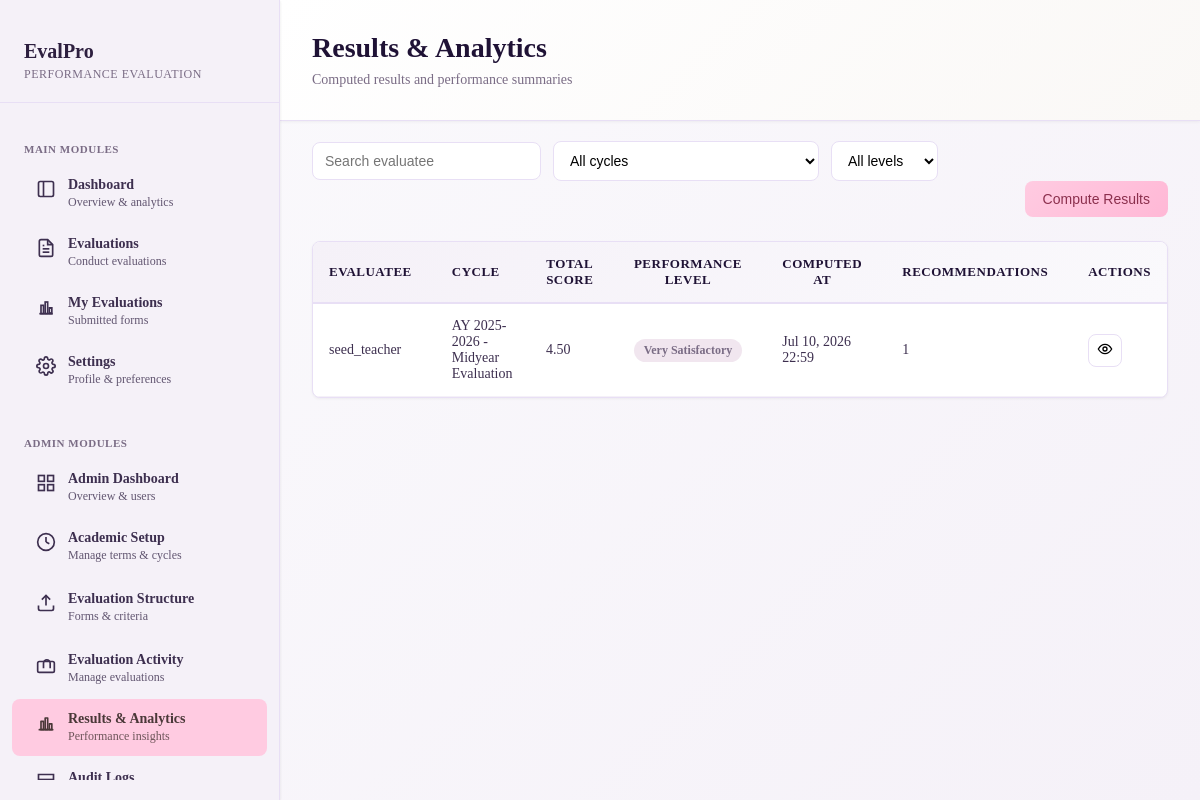
/performanceevaluation/admin/results-analytics/ (signed in), run on an earlier commit of the app's database.
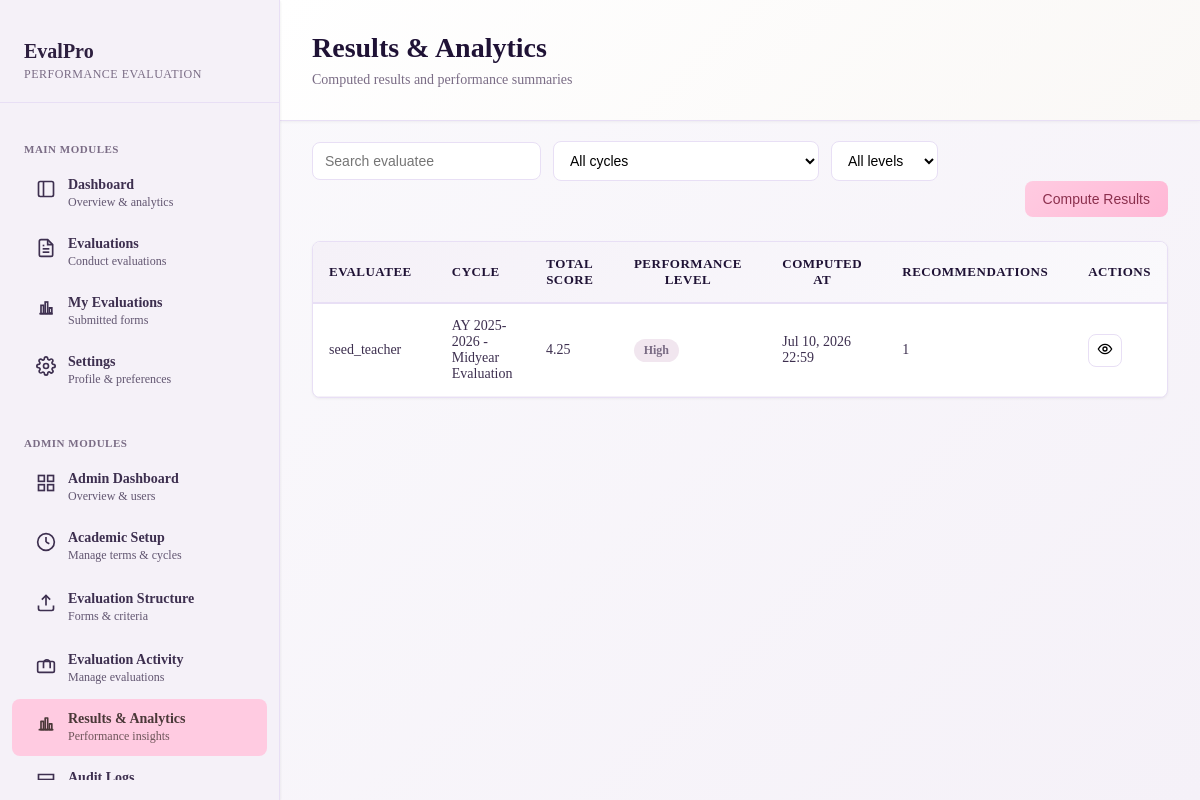
And on a later commit of the database.
### performanceevaluation/models.py (models this page shows, shortened)
class ComputedResult(models.Model):
    evaluatee = models.ForeignKey(settings.AUTH_USER_MODEL, on_delete=models.CASCADE)
    cycle = models.ForeignKey(EvaluationCycle, on_delete=models.CASCADE)
    total_score = models.DecimalField(max_digits=6, decimal_places=2)
    performance_level = models.CharField(max_length=50)
    computed_at = models.DateTimeField(auto_now_add=True)
    is_locked = models.BooleanField(default=False)
    class Meta:
        unique_together = ('evaluatee', 'cycle')

class EvaluationCycle(models.Model):
    term = models.ForeignKey(AcademicTerm, on_delete=models.CASCADE)
    name = models.CharField(max_length=100)  # e.g. Midyear, End-of-Term
    start_date = models.DateField()
    end_date = models.DateField()
    is_closed = models.BooleanField(default=False)

class AcademicTerm(models.Model):
    name = models.CharField(max_length=100)  # e.g. AY 2025–2026
    start_date = models.DateField()
    end_date = models.DateField()
    is_active = models.BooleanField(default=True)

### core/models.py (models this page shows, shortened)
class CustomUser(AbstractUser):
    id = models.UUIDField(primary_key=True, default=uuid.uuid4, editable=False)
    _first_name = models.CharField(max_length=255, blank=True, db_column='first_name')
    _middle_name = models.CharField(max_length=255, blank=True, db_column='middle_name')
    _last_name = models.CharField(max_length=255, blank=True, db_column='last_name')
    is_email_verified = models.BooleanField(default=False)
    bio = models.TextField(blank=True)
    _phone_number = models.CharField(max_length=255, blank=True, db_column='phone_number')
    avatar = models.ImageField(upload_to='avatars/', null=True, blank=True)
    avatar_url = models.URLField(max_length=500, blank=True, null=True)
    @property
    def first_name(self):
        return decrypt(self._first_name) if self._first_name else ''
    @first_name.setter
    def first_name(self, value):
        self._first_name = encrypt(value) if value else ''
    @property
    def middle_name(self):
        return decrypt(self._middle_name) if self._middle_name else ''
    @middle_name.setter
    def middle_name(self, value):
        self._middle_name = encrypt(value) if value else ''
    @property
    def last_name(self):
        return decrypt(self._last_name) if self._last_name else ''
    @last_name.setter
    def last_name(self, value):
        self._last_name = encrypt(value) if value else ''
    @property
    def phone_number(self):
        return decrypt(self._phone_number) if self._phone_number else ''
    @phone_number.setter
    def phone_number(self, value):
        self._phone_number = encrypt(value) if value else ''

### performanceevaluation/views.py (the view, shortened to what this page needs)
# urls.py: path('admin/results-analytics/', views.results_analytics, name='results_analytics'),
@login_required
@require_system_access
@require_system_role(['admin', 'superadmin'])
def results_analytics(request):
    current_system = request.current_system
    systems = request.session.get('accessible_systems', [])
    search_query = request.GET.get('search', '').strip()
    cycle_filter = request.GET.get('cycle', '').strip()
    level_filter = request.GET.get('performance_level', '').strip()
    sort_by = request.GET.get('sort', '').strip()
    sort_dir = request.GET.get('dir', '').strip().lower() or 'desc'
    sort_map = {
        'evaluatee': 'evaluatee__username',
        'cycle': 'cycle__term__name',
        'score': 'total_score',
        'level': 'performance_level',
        'computed': 'computed_at',
        'recommendations': 'recommendations_count',
    }
    results_qs = ComputedResult.objects.select_related('evaluatee', 'cycle', 'cycle__term')
    results_qs = results_qs.annotate(recommendations_count=Count('recommendation'))
    if search_query:
        results_qs = results_qs.filter(
            Q(evaluatee__username__icontains=search_query)
        )
    if cycle_filter:
        results_qs = results_qs.filter(cycle_id=cycle_filter)
    if level_filter:
        results_qs = results_qs.filter(performance_level__iexact=level_filter)
    sort_field = sort_map.get(sort_by)
    if sort_field:
        prefix = '-' if sort_dir == 'desc' else ''
        results_qs = results_qs.order_by(f'{prefix}{sort_field}', '-computed_at')
    else:
        results_qs = results_qs.order_by('-computed_at')
    page_number = request.GET.get('page') or 1
    results_page = Paginator(results_qs, 10).get_page(page_number)
    cycles = EvaluationCycle.objects.select_related('term').order_by('-start_date')
    context = {
        'systems': systems,
        'current_system': current_system,
        'search_query': search_query,
        'cycle_filter': cycle_filter,
        'level_filter': level_filter,
        'current_sort': sort_by,
        'current_dir': sort_dir,
        'results': results_page,
        'cycles': cycles,
    }
    return render(request, 'performanceevaluation/pages/admin/results_analytics.html', context)

### projectmanagement/templatetags/user_role.py (called while the page is built)
@register.simple_tag
def get_user_role(user, system_name):
    if not user.is_authenticated:
        return None
    membership = SystemMembership.objects.filter(
        user=user,
        system_name=system_name,
        system_role__in=['admin', 'superadmin']
    ).first()
    return membership.system_role if membership else None

### performanceevaluation/templates/performanceevaluation/pages/admin/results_analytics.html (shortened to what this page needs)
{% extends 'performanceevaluation/base.html' %}
{% load static %}
{% block extra_head %}
<link rel="stylesheet" href="{% static 'performanceevaluation/css/pages/admin/results_analytics.css' %}">
{% endblock %}
{% block content %}
<div class="admin-container">
    {% include 'performanceevaluation/components/sidebar.html' %}
    <main class="main-content">
        <div class="page-header">
            <div class="header-content">
                <h1>Results & Analytics</h1>
                <p>Computed results and performance summaries</p>
            </div>
        </div>
        <div class="filters-bar">
            <form method="get" class="filters-form" id="resultsAnalyticsFilterForm">
                <div class="filters-group">
                    <div class="search-field">
                        <input
                            type="text"
                            name="search"
                            placeholder="Search evaluatee"
                            value="{{ search_query }}"
                            autocomplete="off"
                        />
                    </div>
                    <select name="cycle">
                        <option value="">All cycles</option>
                    </select>
                    <select name="performance_level">
                        <option value="">All levels</option>
                    </select>
                </div>
            </form>
            <form method="post" action="{% url 'performanceevaluation:compute_results' %}" class="compute-form">
                <button type="submit" class="btn btn-primary">Compute Results</button>
            </form>
        </div>
        <div id="results-analytics-table">
            {% include 'performanceevaluation/partials/admin/_results_analytics_table.html' %}
        </div>
    </main>
</div>
{% endblock %}

### performanceevaluation/templates/performanceevaluation/partials/admin/_results_analytics_table.html (shortened to what the changed rows need)
{% if results %}
<div class="table-wrapper">
    <table class="data-table">
        <thead>
            <tr>
                <th>
                    <button type="button" class="sort-btn {% if current_sort == 'evaluatee' %}active{% endif %}" data-sort="evaluatee" data-dir="{% if current_sort == 'evaluatee' and current_dir == 'asc' %}desc{% else %}asc{% endif %}">
                        Evaluatee
                    </button>
                </th>
                <th>
                    <button type="button" class="sort-btn {% if current_sort == 'cycle' %}active{% endif %}" data-sort="cycle" data-dir="{% if current_sort == 'cycle' and current_dir == 'asc' %}desc{% else %}asc{% endif %}">
                        Cycle
                    </button>
                </th>
                <th>
                    <button type="button" class="sort-btn {% if current_sort == 'score' %}active{% endif %}" data-sort="score" data-dir="{% if current_sort == 'score' and current_dir == 'asc' %}desc{% else %}asc{% endif %}">
                        Total Score
                    </button>
                </th>
                <th>
                    <button type="button" class="sort-btn {% if current_sort == 'level' %}active{% endif %}" data-sort="level" data-dir="{% if current_sort == 'level' and current_dir == 'asc' %}desc{% else %}asc{% endif %}">
                        Performance Level
                    </button>
                </th>
                <th>
                    <button type="button" class="sort-btn {% if current_sort == 'computed' %}active{% endif %}" data-sort="computed" data-dir="{% if current_sort == 'computed' and current_dir == 'asc' %}desc{% else %}asc{% endif %}">
                        Computed At
                    </button>
                </th>
                <th>
                    <button type="button" class="sort-btn {% if current_sort == 'recommendations' %}active{% endif %}" data-sort="recommendations" data-dir="{% if current_sort == 'recommendations' and current_dir == 'asc' %}desc{% else %}asc{% endif %}">
                        Recommendations
                    </button>
                </th>
                <th>Actions</th>
            </tr>
        </thead>
        <tbody>
            {% for result in results %}
                <tr class="report-row" data-result-id="{{ result.id }}">
                    <td>{{ result.evaluatee.get_full_name|default:result.evaluatee.username }}</td>
                    <td>{{ result.cycle.term.name }} - {{ result.cycle.name }}</td>
                    <td>{{ result.total_score }}</td>
                    <td>
                        <span class="badge badge-level">{{ result.performance_level }}</span>
                    </td>
                    <td>{{ result.computed_at|date:"M d, Y H:i" }}</td>
                    <td>{{ result.recommendations_count }}</td>
                    <td>
                        <button
                            type="button"
                            class="btn-icon view-report-btn"
                            data-toggle="modal"
                            data-target="#viewReportModal"
                            data-evaluatee="{{ result.evaluatee.get_full_name|default:result.evaluatee.username }}"
                            data-cycle="{{ result.cycle.term.name }} - {{ result.cycle.name }}"
                            data-score="{{ result.total_score }}"
                            data-level="{{ result.performance_level }}"
                            data-computed="{{ result.computed_at|date:'M d, Y H:i' }}"
                            data-recommendations="{{ result.recommendations_count }}"
                            title="View"
                        >
                            <svg width="16" height="16" viewBox="0 0 24 24" fill="none" stroke="currentColor" stroke-width="2">
                                <circle cx="12" cy="12" r="3"></circle>
                                <path d="M2 12s4-7 10-7 10 7 10 7-4 7-10 7-10-7-10-7z"></path>
                            </svg>
                        </button>
                    </td>
                </tr>
            {% empty %}
                <tr>
                    <td colspan="7" class="empty-row">No results found.</td>
                </tr>
            {% endfor %}
        </tbody>
    </table>
</div>
{% else %}
<div class="empty-state">
    <p>No results available.</p>
</div>
{% endif %}

What changed in the data, as far as the page shows it:
changed ComputedResult "seed_teacher": total_score "4.50" → "4.25"; performance_level "Very Satisfactory" → "High"
